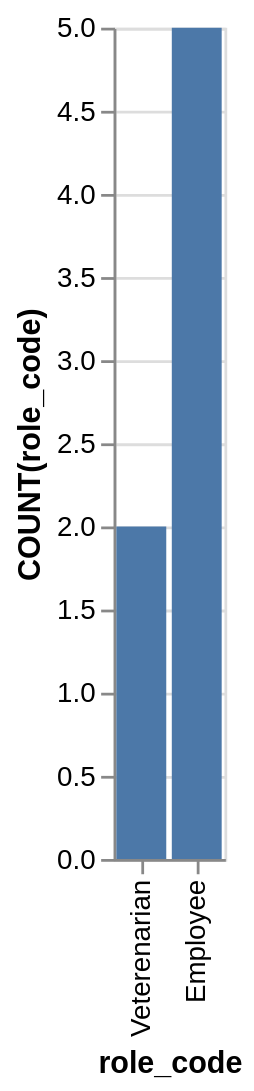

The Vega-Lite source for this figure:
### Vega-Lite specification from a JSON file in a GitHub repository (floating-point values rounded to 4 significant figures)
{"data": {"values": [{"x_data": "Veterenarian", "y_data": 2}, {"x_data": "Employee", "y_data": 5}]}, "mark": "bar", "encoding": {"x": {"field": "x_data", "type": "nominal", "title": "role_code", "sort": {"op": "sum", "field": "y_data", "order": "ascending"}}, "y": {"field": "y_data", "type": "quantitative", "title": "COUNT(role_code)"}}}
